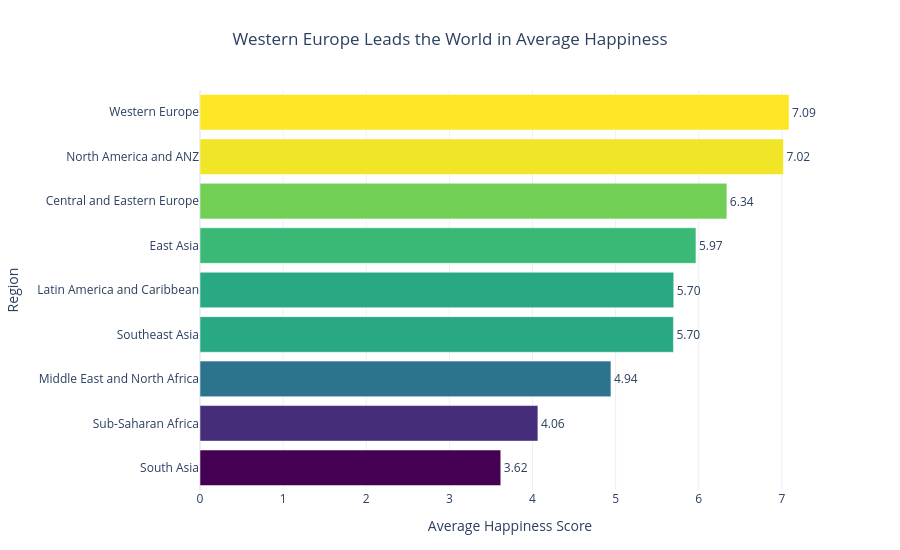

This figure's notebook cell:
### Markdown cell above
---
## Task 1 — Regional Comparison Bar Chart

**What to build:** A horizontal bar chart showing the **average happiness score by region**, sorted from highest to lowest.

**Requirements:**
- Horizontal orientation (category names are long)
- Sorted by score, descending (so the happiest region is at the top)
- Zero baseline on x-axis
- At least one design choice that goes beyond the Plotly default (colour, annotation, labels, etc.)
- An insight title that answers: *which region stands out and why does it matter?*

**Hint:** Use `df.groupby('Region')['Happiness_Score'].mean()` to compute the averages.

### Code cell
# Task 1: Regional comparison bar chart

# Step 1: Calculate average happiness score by region
region_avg = (
    df.groupby('Region')['Happiness_Score']
    .mean()
    .reset_index()
    .sort_values('Happiness_Score', ascending=False)
)

print(region_avg)

# Step 2: Create horizontal bar chart
fig = px.bar(
    region_avg,
    x='Happiness_Score',
    y='Region',
    orientation='h',
    color='Happiness_Score',
    color_continuous_scale='Viridis',
    text_auto='.2f',
    title='Western Europe Leads the World in Average Happiness'
)

# Step 3: Improve chart design
fig.update_traces(
    textposition='outside',
    cliponaxis=False
)

fig.update_layout(
    template='plotly_white',
    xaxis=dict(
        title='Average Happiness Score',
        rangemode='tozero'
    ),
    yaxis=dict(
        title='Region',
        autorange='reversed'
    ),
    coloraxis_showscale=False,
    title_x=0.5,
    height=550,
    margin=dict(l=160, r=80, t=90, b=60)
)

fig.show()

### Figure 1 — Plotly figure (JSON) as saved in the notebook; plotly's stock layout.template omitted (floating-point values rounded to 4 significant figures)
{"data": [{"cliponaxis": false, "hovertemplate": "Happiness_Score=%{marker.color}<br>Region=%{y}<extra></extra>", "legendgroup": "", "marker": {"color": [7.086, 7.018, 6.338, 5.966, 5.699, 5.695, 4.943, 4.065, 3.618], "coloraxis": "coloraxis", "pattern": {"shape": ""}}, "name": "", "orientation": "h", "showlegend": false, "textposition": "outside", "texttemplate": "%{x:.2f}", "type": "bar", "x": [7.086, 7.018, 6.338, 5.966, 5.699, 5.695, 4.943, 4.065, 3.618], "xaxis": "x", "y": ["Western Europe", "North America and ANZ", "Central and Eastern Europe", "East Asia", "Latin America and Caribbean", "Southeast Asia", "Middle East and North Africa", "Sub-Saharan Africa", "South Asia"], "yaxis": "y"}], "layout": {"barmode": "relative", "coloraxis": {"autocolorscale": false, "colorbar": {"title": {"text": "Happiness_Score"}}, "colorscale": [[0, "#440154"], [0.1111, "#482878"], [0.2222, "#3e4989"], [0.3333, "#31688e"], [0.4444, "#26828e"], [0.5556, "#1f9e89"], [0.6667, "#35b779"], [0.7778, "#6ece58"], [0.8889, "#b5de2b"], [1, "#fde725"]], "showscale": false}, "height": 550, "legend": {"tracegroupgap": 0}, "margin": {"b": 60, "l": 160, "r": 80, "t": 90}, "title": {"text": "Western Europe Leads the World in Average Happiness", "x": 0.5}, "xaxis": {"anchor": "y", "domain": [0, 1], "rangemode": "tozero", "title": {"text": "Average Happiness Score"}}, "yaxis": {"anchor": "x", "autorange": "reversed", "domain": [0, 1], "title": {"text": "Region"}}}}
